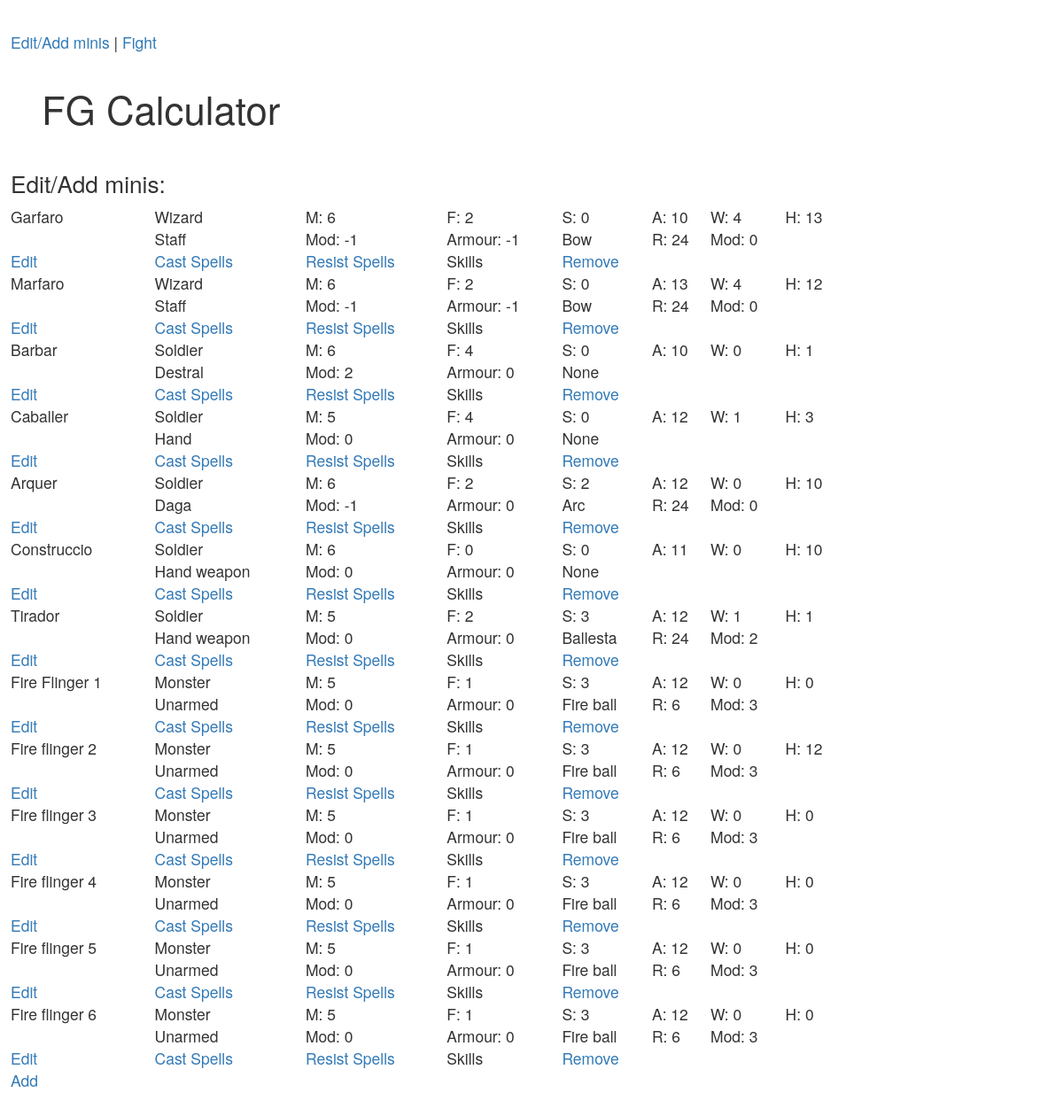
The page /show on the database as committed earlier.
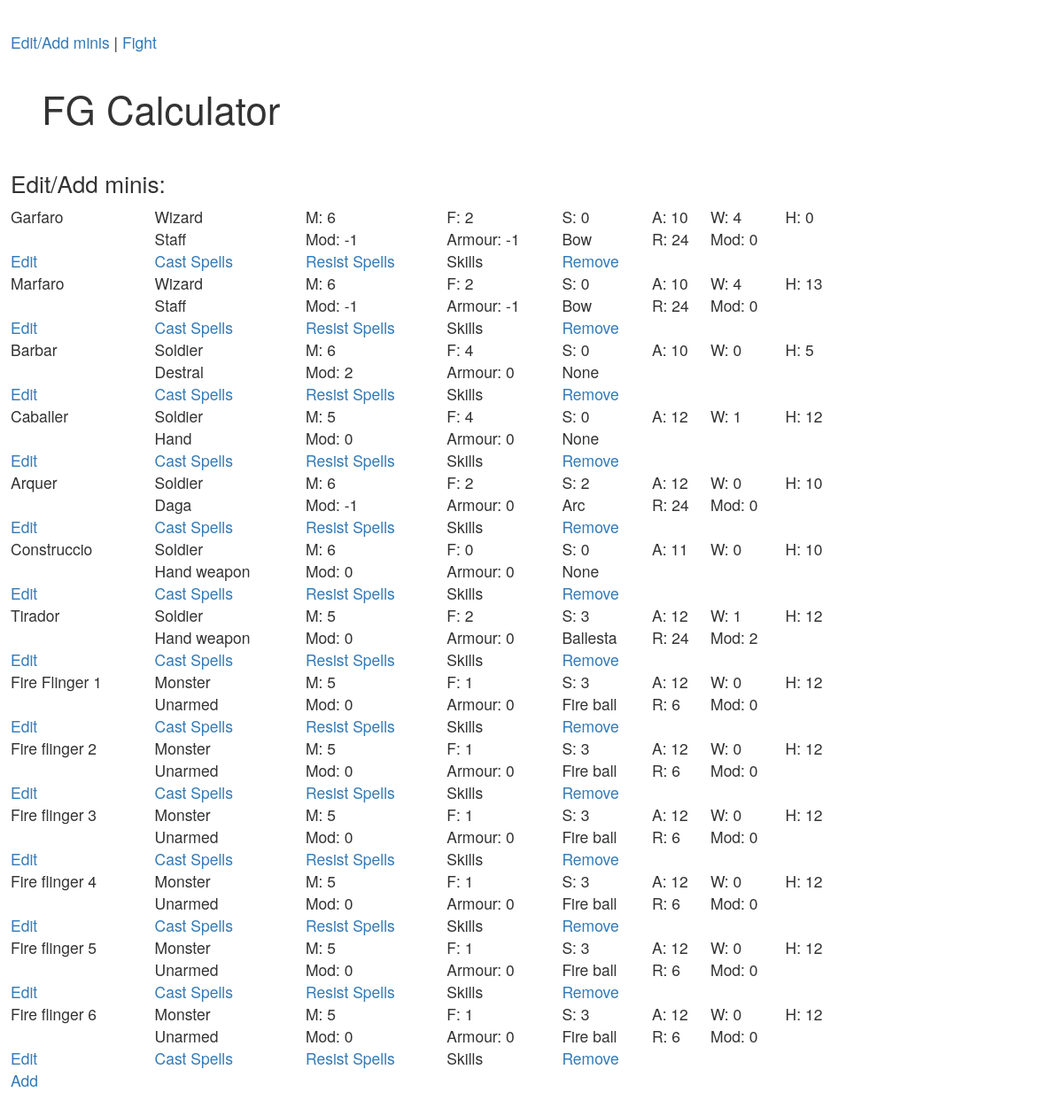
The same page on the database as committed later.
### tables this page shows
CREATE TABLE "minis" (
	`type`	INTEGER,
	`name`	TEXT,
	`list`	TEXT,
	`user`	TEXT,
	`M`	INTEGER,
	`F`	INTEGER,
	`S`	INTEGER,
	`A`	INTEGER,
	`W`	INTEGER,
	`H`	INTEGER,
	`cwp_name`	TEXT,
	`cwp_damage_mod`	INTEGER,
	`cwp_armour_mod`	INTEGER,
	`swp_name`	TEXT,
	`swp_range`	INTEGER,
	`swp_damage_mod`	INTEGER
);

### frostgrave.py (the view)
@app.route('/show')
def show():
    db = get_db()
    cur = db.execute("SELECT rowid, * FROM minis WHERE user=\"{}\" ".format(USER_ID))
    minis = cur.fetchall()
    return render_template('show_minis.html', minis=minis)

### frostgrave.py (called while the page is built)
def connect_db():
    rv = sqlite3.connect(app.config['DATABASE'])
    rv.row_factory = sqlite3.Row
    return rv

def get_db():
    if not hasattr(g, 'sqlite_db'):
        g.sqlite_db = connect_db()
    return g.sqlite_db

### templates/show_minis.html (shortened to what this page needs)
{% extends "layout.html" %}
{% block body %}
<h2>Edit/Add minis:</h2>
<table style="width:80%">
{% for m in minis %}
    <tr>
        <td>{{ m.name }}</td>
        {% if m.type == 0%}
            <td>Wizard</td>
        {% elif m.type == 1%}
            <td>Apprentice</td>
        {% elif m.type == 2%}
            <td>Soldier</td>
        {% elif m.type == 3%}
            <td>Monster</td>
        {% else%}
            <td>Other</td>
        {% endif %}
        <td>M: {{ m.M }}</td>
        <td>F: {{ m.F }}</td>
        <td>S: {{ m.S }}</td>
        <td>A: {{ m.A }}</td>
        <td>W: {{ m.W }}</td>
        <td>H: {{ m.H }}</td>
    </tr>
    <tr>
        <td></td>
        <td>{{ m.cwp_name }}</td>
        <td>Mod: {{ m.cwp_damage_mod }}</td>
        <td>Armour: {{ m.cwp_armour_mod }}</td>
        {% if m.swp_range > 0 %}
            <td>{{ m.swp_name }}</td>
            <td>R: {{ m.swp_range }}</td>
            <td>Mod: {{ m.swp_damage_mod }}</td>
        {% else %}
            <td>None</td>
            <td></td>
            <td></td>
        {% endif %}
        <td></td>
    </tr>
    <tr>
        <td><a href="{{ url_for('edit_mini', mini=m.rowid)}}">Edit</a></td>
        <td><a href="{{ url_for('show_spells', mini=m.rowid)}}">Cast Spells</a></td>
        <td><a href="{{ url_for('resist_spell', mini=m.rowid)}}">Resist Spells</a></td>
        <td>Skills</td>
        <td><a href="{{ url_for('delete_mini', mini=m.rowid)}}">Remove</a></td>
    </tr>
{% endfor %}
</table>
<a href="{{ url_for('add_mini')}}">Add</a>
{% endblock %}>

### templates/layout.html (shortened to what this page needs)
<!doctype html>
<link rel="stylesheet" href="https://maxcdn.bootstrapcdn.com/bootstrap/3.3.7/css/bootstrap.min.css"
>
<link rel=stylesheet type=text/css href="{{ url_for('static', filename='style.css') }}">
<div class=page>
    <a href="{{ url_for('show') }}">Edit/Add minis</a> | <td><a href="{{ url_for('hello') }}">Fight</a>
    <div class="title">
        <h1>FG Calculator</h1>
     </div>
    {% block body %}{% endblock %}
</div>

### static/style.css (style rules this page uses)
h1 { font-size: 2.5em; }
h2 { font-size: 1.5em; }
.page { margin: 2em auto; width: 98%; }
.title { margin-left: 1em; padding: 1em }

Rows that differ between the two databases and show on the page:
changed minis "Garfaro": H "13" → "0"
changed minis "Marfaro": A "13" → "10"; H "12" → "13"
changed minis "Barbar": H "1" → "5"
changed minis "Caballer": H "3" → "12"
changed minis "Tirador": H "1" → "12"
changed minis "Fire Flinger 1": H "0" → "12"; swp_damage_mod "3" → "0"
changed minis "Fire flinger 2": swp_damage_mod "3" → "0"
changed minis "Fire flinger 3": H "0" → "12"; swp_damage_mod "3" → "0"
changed minis "Fire flinger 4": H "0" → "12"; swp_damage_mod "3" → "0"
changed minis "Fire flinger 5": H "0" → "12"; swp_damage_mod "3" → "0"
changed minis "Fire flinger 6": H "0" → "12"; swp_damage_mod "3" → "0"
